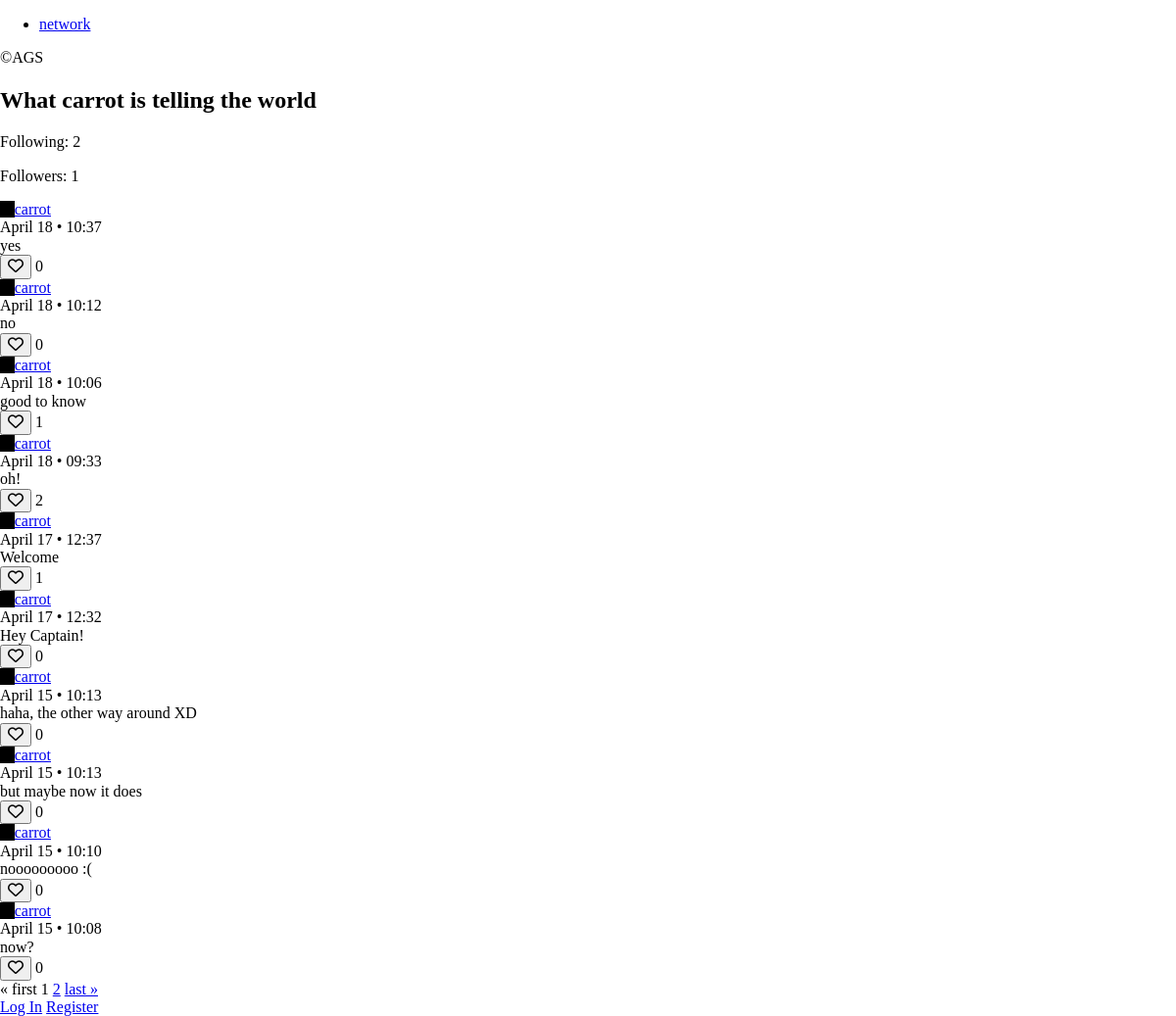
The page /profile/carrot on the database as committed earlier.
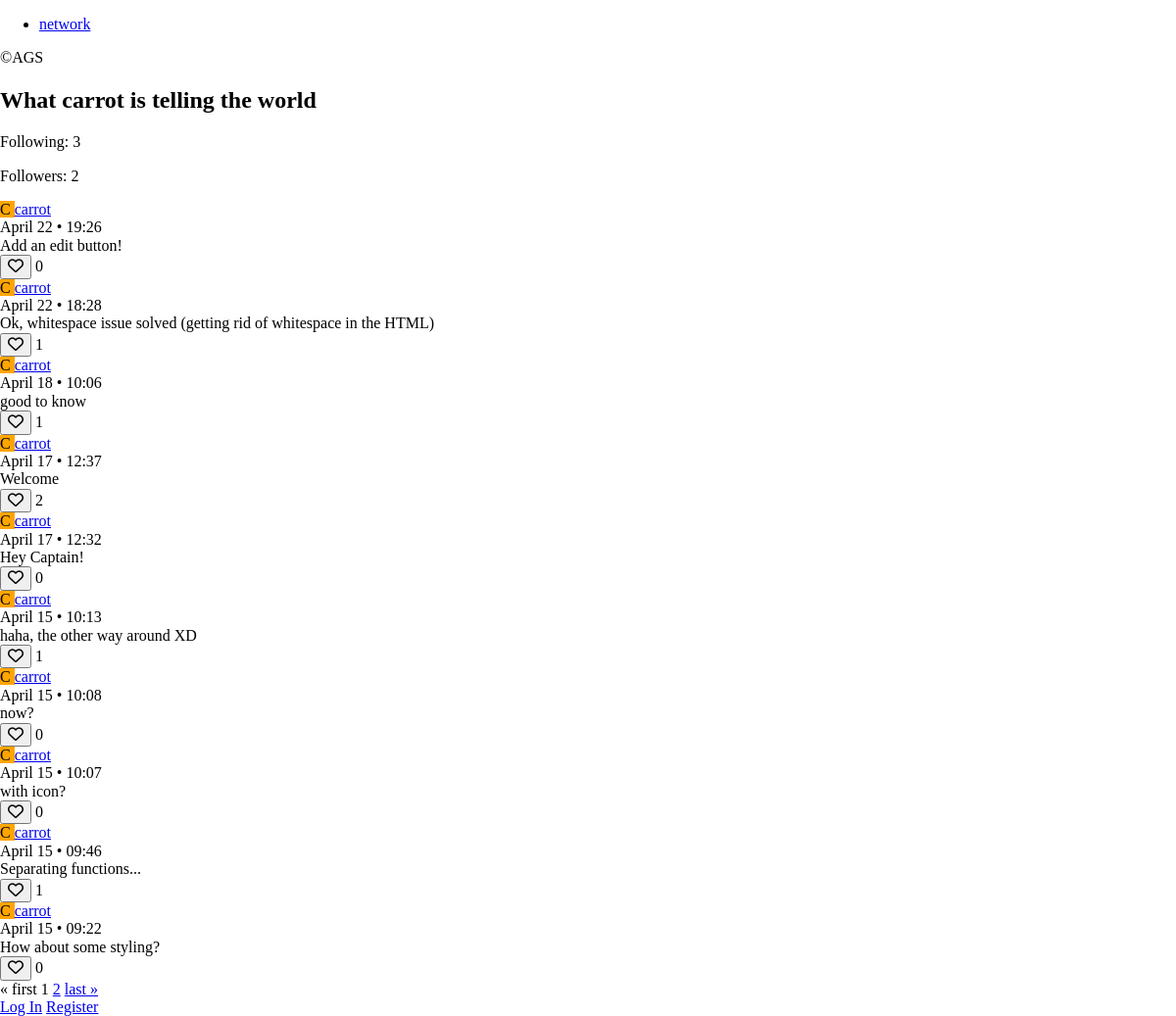
The same page on the database as committed later.
### network/models.py (models this page shows, shortened)
class User(AbstractUser):
    color = models.CharField(max_length=7, default='#000000')
    following = models.ManyToManyField(
        'self', symmetrical=False, blank=True, related_name='follower')

class Post(models.Model):
    writer = models.ForeignKey(
        User, on_delete=models.CASCADE, related_name='posts')
    post = models.CharField(max_length=140)
    timestamp = models.DateTimeField(auto_now_add=True)
    liked_by = models.ManyToManyField(
        User, blank=True, related_name='posts_liked')

### network/views.py (the view, shortened to what this page needs)
# urls.py: path('profile/<str:writer_username>', views.profile, name='profile'),
def profile(request, writer_username):
    try:
        writer = User.objects.get(username=writer_username)
    except User.DoesNotExist:
        return JsonResponse({'error': 'Writer not found.'}, status=404)
    if request.method == 'GET':
        if writer.follower.filter(pk=request.user.pk).exists():
            follow_btn = 'unfollow'
        else:
            follow_btn = 'follow'
        posts = writer.posts.order_by('-timestamp').all()
        paginator = Paginator(posts, 10)
        page_number = request.GET.get('page')
        page_obj = paginator.get_page(page_number)
        return render(request, 'network/index.html', {
            'user': request.user,
            'writer': writer,
            'page_obj': page_obj,
            'follow_btn': follow_btn,
            'post_list_type': 'profile'
        })
    else:
        return JsonResponse({'error': 'GET or PATCH request required.'}, status=400)

### network/templates/network/index.html (shortened to what this page needs)
{% extends "network/layout.html" %} {% block body %}
{% if post_list_type == "profile" %}
<section id="profile-view">
    <h2>What
        {% if writer == user %}
        you are
        {% else %}
        {{ writer }} is
        {% endif %}
        telling the world
    </h2>
    <div class="follow">
        <div class="follow-info">
            <p>Following: <span id="following">{{ writer.following.count }}</span></p>
            <p>Followers: <span id="followers">{{ writer.follower.count }}</span></p>
        </div>
    </div>
</section>
{% endif %}
<section id="postlist">
    {% for post in page_obj %}
    <article class="post">
        <div class="post-writer">
            <span class="avatar" style="background-color: {{ post.writer.color }}">
                {{ post.writer.username.0|upper }}
            </span>
            <a href="{% url 'profile' post.writer.username %}">
                {{ post.writer.username }}
            </a>
        </div>
        <div class="post-time">
            {% if current_year > post.timestamp|date:"Y" %}
            {{ post.timestamp|date:"F j, Y" }} &#8226; {{ post.timestamp|date:"H:i" }}
            {% else %}
            {{ post.timestamp|date:"F j" }} &#8226; {{ post.timestamp|date:"H:i" }}
            {% endif %}
        </div>
        <div class="post-message" id="post-message-{{ post.id }}">{{ post.post }}</div>
        <div class="post-likes">
            <button class="btn-like" data-value="{{ post.id }}">
                {% if user in post.liked_by.all %}
                <i id="heart-{{ post.id }}" class="fas fa-heart"></i>
                {% else %}
                <i id="heart-{{ post.id }}" class="far fa-heart"></i>
                {% endif %}
            </button>
            <span id="likes-count-{{ post.id }}">
                {{ post.liked_by.count }}
            </span>
        </div>
    </article>
    {% endfor %}
</section>
<nav class="pages">
    {% if page_obj.has_previous %}
    <a href="?page=1" class="page page-general">&laquo; first</a>
    <a href="?page={{ page_obj.previous_page_number }}" class="page page-general">{{ page_obj.previous_page_number}}</a>
    {% else %}
    <span aria-hidden="true" class="page page-inactive">&laquo; first</span>
    {% endif %}
    <span class="page page-current">{{ page_obj.number }}</span>
    {% if page_obj.has_next %}
    <a href="?page={{ page_obj.next_page_number }}" class="page page-general">{{ page_obj.next_page_number }}</a>
    <a href="?page={{ page_obj.paginator.num_pages }}" class="page page-general">last &raquo;</a>
    {% else %}
    <span aria-hidden="true" class="page page-inactive">last &raquo;</span>
    {% endif %}
</nav>
{% endblock %}

### network/templates/network/layout.html (shortened to what this page needs)
{% load static %} {% load sass_tags %}
<!DOCTYPE html>
<html lang="en">
  <head>
    <link href="{% static 'network/css/normalize.css' %}" rel="stylesheet" />
    <link href="{% sass_src 'network/css/styles.scss' %}" rel="stylesheet" />
  </head>
  <body>
    <nav class="nav">
      <div class="nav-btns">
        <ul>
          <li><a href="{% url 'index' %}" class="blue">network</a></li>
        </ul>
      </div>
      <div class="nav-copyright">&#169;AGS</div>
    </nav>
    <main class="content">
      {% block body %} {% endblock %}
    </main>
    {% if not user.is_authenticated %}
    <section class="footer-login">
      <a href="{% url 'login' %}" class="footer-btns">Log In</a>
      <a href="{% url 'register' %}" class="footer-btns">Register</a>
    </section>
    {% endif %}
  </body>
</html>

Rows that differ between the two databases and show on the page:
removed Post: writer.username.0 "C", writer.username "carrot", timestamp "April 18", timestamp "10:37", post "yes", liked_by.count "0"
removed Post: writer.username.0 "C", writer.username "carrot", timestamp "April 18", timestamp "10:12", post "no", liked_by.count "0"
removed Post: writer.username.0 "C", writer.username "carrot", timestamp "April 18", timestamp "09:33", post "oh!", liked_by.count "2"
removed Post: writer.username.0 "C", writer.username "carrot", timestamp "April 15", timestamp "10:13", post "but maybe now it does", liked_by.count "0"
removed Post: writer.username.0 "C", writer.username "carrot", timestamp "April 15", timestamp "10:10", post "nooooooooo :(", liked_by.count "0"
changed User "carrot": following.count "2" → "3"; follower.count "1" → "2"; color "#000000" → "#ffa500" (drawn)
added Post: writer.username.0 "C", writer.username "carrot", timestamp "April 22", timestamp "19:26", post "Add an edit button!", liked_by.count "0"
added Post: writer.username.0 "C", writer.username "carrot", timestamp "April 22", timestamp "18:28", post "Ok, whitespace issue solved (getting rid of whitespace in the HTML)", liked_by.count "1"
computed for Post "Welcome": liked_by.count "1" → "2"
computed for Post "haha, the other way around XD": liked_by.count "0" → "1"
now on this page (row unchanged): Post: writer.username.0 "C", writer.username "carrot", timestamp "April 15", timestamp "10:07", post "with icon?", liked_by.count "0"
now on this page (row unchanged): Post: writer.username.0 "C", writer.username "carrot", timestamp "April 15", timestamp "09:46", post "Separating functions...", liked_by.count "1"
now on this page (row unchanged): Post: writer.username.0 "C", writer.username "carrot", timestamp "April 15", timestamp "09:22", post "How about some styling?", liked_by.count "0"
